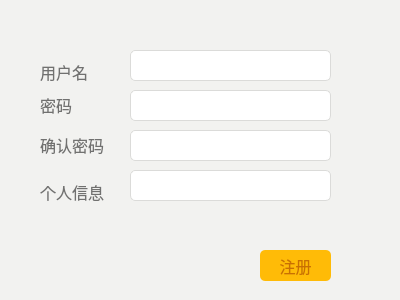
<?xml version="1.0" encoding="UTF-8"?>
<ui version="4.0">
 <class>regist</class>
 <widget class="QDialog" name="regist">
  <property name="geometry">
   <rect>
    <x>0</x>
    <y>0</y>
    <width>400</width>
    <height>300</height>
   </rect>
  </property>
  <property name="windowTitle">
   <string>Dialog</string>
  </property>
  <property name="styleSheet">
   <string notr="true">background-color:#f2f2f0;</string>
  </property>
  <widget class="QLabel" name="label_4">
   <property name="geometry">
    <rect>
     <x>40</x>
     <y>180</y>
     <width>71</width>
     <height>21</height>
    </rect>
   </property>
   <property name="font">
    <font>
     <family>微软雅黑</family>
    </font>
   </property>
   <property name="styleSheet">
    <string notr="true">color:#717170;
</string>
   </property>
   <property name="text">
    <string>&lt;html&gt;&lt;head/&gt;&lt;body&gt;&lt;p&gt;&lt;span style=&quot; font-size:12pt;&quot;&gt;个人信息&lt;/span&gt;&lt;/p&gt;&lt;/body&gt;&lt;/html&gt;</string>
   </property>
  </widget>
  <widget class="QPushButton" name="exit2Login">
   <property name="geometry">
    <rect>
     <x>360</x>
     <y>10</y>
     <width>30</width>
     <height>30</height>
    </rect>
   </property>
   <property name="styleSheet">
    <string notr="true">background-image:url(:/new/prefix1/fack_11.png);
border:none;</string>
   </property>
   <property name="text">
    <string/>
   </property>
  </widget>
  <widget class="QTextEdit" name="info">
   <property name="geometry">
    <rect>
     <x>130</x>
     <y>170</y>
     <width>201</width>
     <height>31</height>
    </rect>
   </property>
   <property name="styleSheet">
    <string notr="true">background:#fff;
border-radius:5;
border: 1px solid #dbdbd9;
padding-left:10;
color:#555;</string>
   </property>
  </widget>
  <widget class="QLineEdit" name="logkeysure">
   <property name="geometry">
    <rect>
     <x>130</x>
     <y>130</y>
     <width>201</width>
     <height>31</height>
    </rect>
   </property>
   <property name="styleSheet">
    <string notr="true">background:#fff;
border-radius:5;
border: 1px solid #dbdbd9;
padding-left:10;
color:#555;</string>
   </property>
  </widget>
  <widget class="QPushButton" name="regb">
   <property name="geometry">
    <rect>
     <x>260</x>
     <y>250</y>
     <width>71</width>
     <height>31</height>
    </rect>
   </property>
   <property name="font">
    <font>
     <family>微软雅黑</family>
     <pointsize>12</pointsize>
    </font>
   </property>
   <property name="styleSheet">
    <string notr="true">QPushButton:hover{background:qlineargradient(spread:pad, x1:0.505682, y1:0, x2:0.539773, y2:1, stop:0 rgba(255, 208, 32, 255), stop:1 rgba(255, 196, 19, 255));color:#c97002;border-radius:5;border:#E79F14;}
QPushButton:!hover{background-color:#ffbb07;
color:#c97002;border-radius:5;}
</string>
   </property>
   <property name="text">
    <string>注册</string>
   </property>
  </widget>
  <widget class="QLineEdit" name="logkey">
   <property name="geometry">
    <rect>
     <x>130</x>
     <y>90</y>
     <width>201</width>
     <height>31</height>
    </rect>
   </property>
   <property name="styleSheet">
    <string notr="true">background:#fff;
border-radius:5;
border: 1px solid #dbdbd9;
padding-left:10;
color:#555;</string>
   </property>
   <property name="text">
    <string/>
   </property>
  </widget>
  <widget class="QLineEdit" name="logid">
   <property name="geometry">
    <rect>
     <x>130</x>
     <y>50</y>
     <width>201</width>
     <height>31</height>
    </rect>
   </property>
   <property name="styleSheet">
    <string notr="true">background:#fff;
border-radius:5;
border: 1px solid #dbdbd9;
padding-left:10;
color:#555;</string>
   </property>
   <property name="text">
    <string/>
   </property>
  </widget>
  <widget class="QLabel" name="label_5">
   <property name="geometry">
    <rect>
     <x>40</x>
     <y>130</y>
     <width>71</width>
     <height>31</height>
    </rect>
   </property>
   <property name="font">
    <font>
     <family>微软雅黑</family>
    </font>
   </property>
   <property name="styleSheet">
    <string notr="true">color:#717170;
</string>
   </property>
   <property name="text">
    <string>&lt;html&gt;&lt;head/&gt;&lt;body&gt;&lt;p&gt;&lt;span style=&quot; font-size:12pt;&quot;&gt;确认密码&lt;/span&gt;&lt;/p&gt;&lt;/body&gt;&lt;/html&gt;</string>
   </property>
  </widget>
  <widget class="QLabel" name="label_6">
   <property name="geometry">
    <rect>
     <x>40</x>
     <y>90</y>
     <width>41</width>
     <height>31</height>
    </rect>
   </property>
   <property name="font">
    <font>
     <family>微软雅黑</family>
    </font>
   </property>
   <property name="styleSheet">
    <string notr="true">color:#717170;
</string>
   </property>
   <property name="text">
    <string>&lt;html&gt;&lt;head/&gt;&lt;body&gt;&lt;p&gt;&lt;span style=&quot; font-size:12pt;&quot;&gt;密码&lt;/span&gt;&lt;/p&gt;&lt;/body&gt;&lt;/html&gt;</string>
   </property>
  </widget>
  <widget class="QLabel" name="label_7">
   <property name="geometry">
    <rect>
     <x>40</x>
     <y>60</y>
     <width>51</width>
     <height>21</height>
    </rect>
   </property>
   <property name="font">
    <font>
     <family>微软雅黑</family>
    </font>
   </property>
   <property name="styleSheet">
    <string notr="true">color:#717170;
</string>
   </property>
   <property name="text">
    <string>&lt;html&gt;&lt;head/&gt;&lt;body&gt;&lt;p&gt;&lt;span style=&quot; font-size:12pt;&quot;&gt;用户名&lt;/span&gt;&lt;/p&gt;&lt;/body&gt;&lt;/html&gt;</string>
   </property>
  </widget>
  <widget class="QLabel" name="waring5">
   <property name="geometry">
    <rect>
     <x>40</x>
     <y>210</y>
     <width>291</width>
     <height>21</height>
    </rect>
   </property>
   <property name="font">
    <font>
     <family>微软雅黑</family>
     <pointsize>10</pointsize>
    </font>
   </property>
   <property name="styleSheet">
    <string notr="true">color:#ff3737;
font-weight:normal;</string>
   </property>
   <property name="text">
    <string/>
   </property>
  </widget>
 </widget>
 <tabstops>
  <tabstop>logkey</tabstop>
  <tabstop>logkeysure</tabstop>
  <tabstop>info</tabstop>
  <tabstop>regb</tabstop>
  <tabstop>exit2Login</tabstop>
 </tabstops>
 <resources/>
 <connections/>
</ui>
